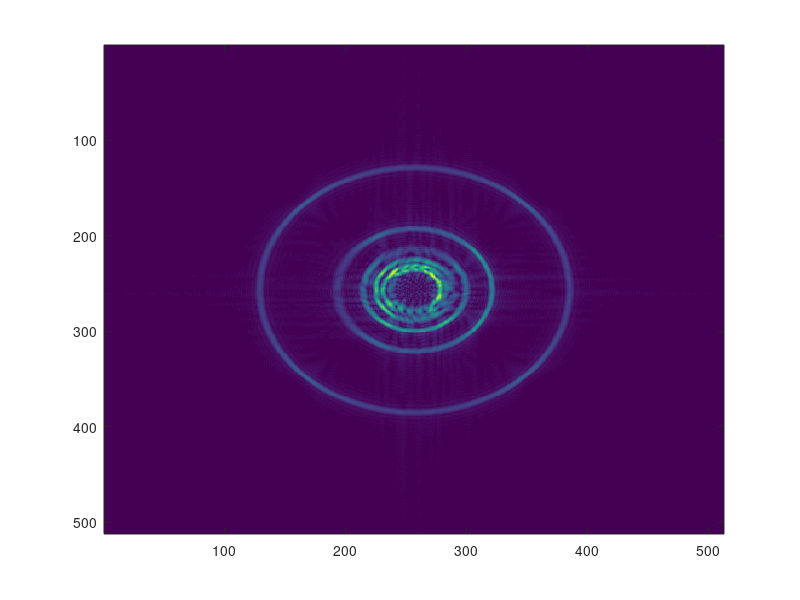

Here is the MATLAB script that generated this plot: (Note: this script raises an error after producing the figure.)
clc;
clear all;
close all;

lam = 1; %wavelength
ss = 0.25; %sample spacing
apr = 30*lam; %aperture of 30 x lambda
coord = lam.*[0 0; 10 0; 0 10; -10 0; -8 -6; 8 -6]; %coordinates
N = 512; % 512x512 fft
A = 1; %Amplitude

[X,Y] = meshgrid(-apr:ss:apr);
H = 0; %H

for n = 1:length(coord)
    r = sqrt((X+coord(n,1)).^2 + (Y+coord(n,2)).^2);
    h = A.*(exp(1j.*2.*pi.*r./(n*lam)));
    [row, col]= find(isinf(h));
    h(row, col) = 0;
    H = H + h;
end

Z = fftshift(fft2((H),N,N));
imagesc(abs(Z));

k = get(gca, 'XTick'); % K from [0, N]
K = k -(N/2); % New K from [-N/2, N/2]
f = round(K/(N*ss), 2); % frequency from fft rounded to 2 decimal places
xticklabels(f);
yticklabels(f);

title(['Question 4     \lambda = ',num2str(lam), ' | Sample Spacing = ',num2str(ss), ' | Aperture = ',num2str(apr)]);
ylabel('\bf f(y)');
xlabel('\bf f(x)');